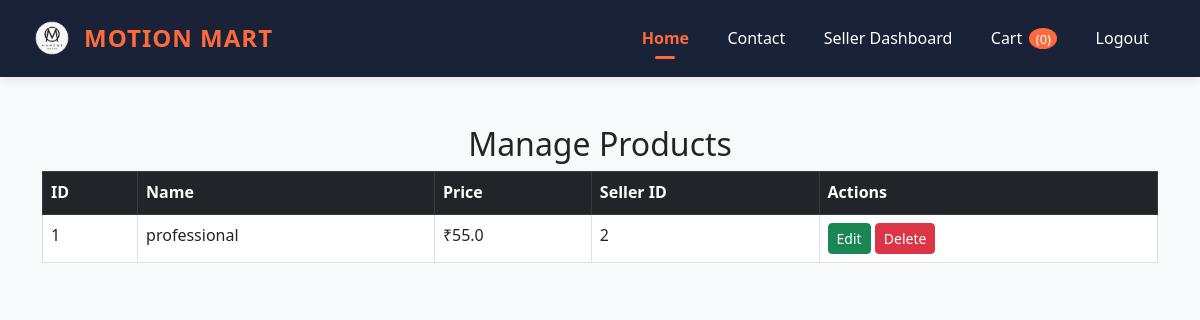
Page /manage_products (signed in) on the committed database.
### app.py (models this page shows, shortened)
class Product(db.Model):
    __tablename__ = 'products'
    id = db.Column(db.Integer, primary_key=True)
    name = db.Column(db.String(255), nullable=False)
    price = db.Column(db.Float, nullable=False)
    description = db.Column(db.String(500), nullable=True)
    seller_id = db.Column(db.Integer, db.ForeignKey('user.id'), nullable=False)  # Correct foreign key to 'user.id'
    image_path = db.Column(db.String(255), nullable=True)  # <-- Add this line
    category = db.Column(db.String(100), nullable=True)  # <-- Add this line
    seller = db.relationship('User', backref='products')
    orders = db.relationship('Order', back_populates='product')

### app.py (the view)
@app.route('/manage_products')
@role_required(['admin', 'seller'])
def manage_products():
    products = Product.query.all()
    user_role = get_current_user_role()  # Get the role of the current user
    product_images = {}
    for product in products:
        orders = Order.query.filter(Order.product_id == product.id).all()
        order_images = []
        for order in orders:
            for image in order.order_images:  # Assuming order_images is the relationship holding the images
                order_images.append(image.image_filename)
        product_images[product.id] = order_images
    return render_template('manage_products.html', products=products, user_role=user_role, product_images=product_images)

### app.py (called while the page is built)
def get_current_user_role():
    return session.get('role')  # Returns 'admin', 'seller', or None

def role_required(allowed_roles):
    def wrapper(f):
        @wraps(f)
        def decorated_function(*args, **kwargs):
            if 'logged_in' not in session or session.get('role') not in allowed_roles:
                return redirect(url_for('login'))
            return f(*args, **kwargs)
        return decorated_function
    return wrapper

### templates/manage_products.html (shortened to what this page needs)
<!DOCTYPE html>
<html lang="en">
<head>
    <link rel="stylesheet" href="https://cdn.jsdelivr.net/npm/bootstrap@5.3.0/dist/css/bootstrap.min.css" />
</head>
<body class="bg-light">
    {% include 'navbar.html' %}
    <div class="container mt-5">
        <h2 class="text-center">Manage Products</h2>
        {% if products %}
            <table class="table table-bordered">
                <thead class="table-dark">
                    <tr>
                        <th>ID</th>
                        <th>Name</th>
                        <th>Price</th>
                        <th>Seller ID</th>
                        <th>Actions</th>
                    </tr>
                </thead>
                <tbody>
                {% for product in products %}
                <tr>
                    <td>{{ product.id }}</td>
                    <td>{{ product.name }}</td>
                    <td>₹{{ product.price }}</td>
                    <td>{{ product.seller_id }}</td>
                    <td>
                        {% if user_role == 'admin' %}
                            <a href="{{ url_for('edit_product', product_id=product.id) }}" class="btn btn-success btn-sm">Edit</a>
                            <form action="{{ url_for('admin_delete_product', product_id=product.id) }}" method="post" class="d-inline">
                                <button type="submit" class="btn btn-danger btn-sm">Delete</button>
                            </form>
                        {% elif user_role == 'seller' %}
                            <a href="{{ url_for('seller_edit_product', product_id=product.id) }}" class="btn btn-success btn-sm">Edit</a>
                            <form action="{{ url_for('seller_delete_product', product_id=product.id) }}" method="post" class="d-inline">
                                <button type="submit" class="btn btn-danger btn-sm">Delete</button>
                            </form>
                        {% endif %}
                    </td>
                </tr>
                {% endfor %}
                </tbody>
            </table>
        {% else %}
            <p class="text-center">No products available.</p>
        {% endif %}
    </div>
</body>
</html>

### static/navbar.css (style rules this page uses)
body { font-family: 'Segoe UI', Tahoma, Geneva, Verdana, sans-serif; line-height: 1.6; }

### rows in the picture
Product: id "1", name "professional", price "55.0", seller_id "2"

### other values in the picture
{{ session['role'].capitalize() }} "Seller"
